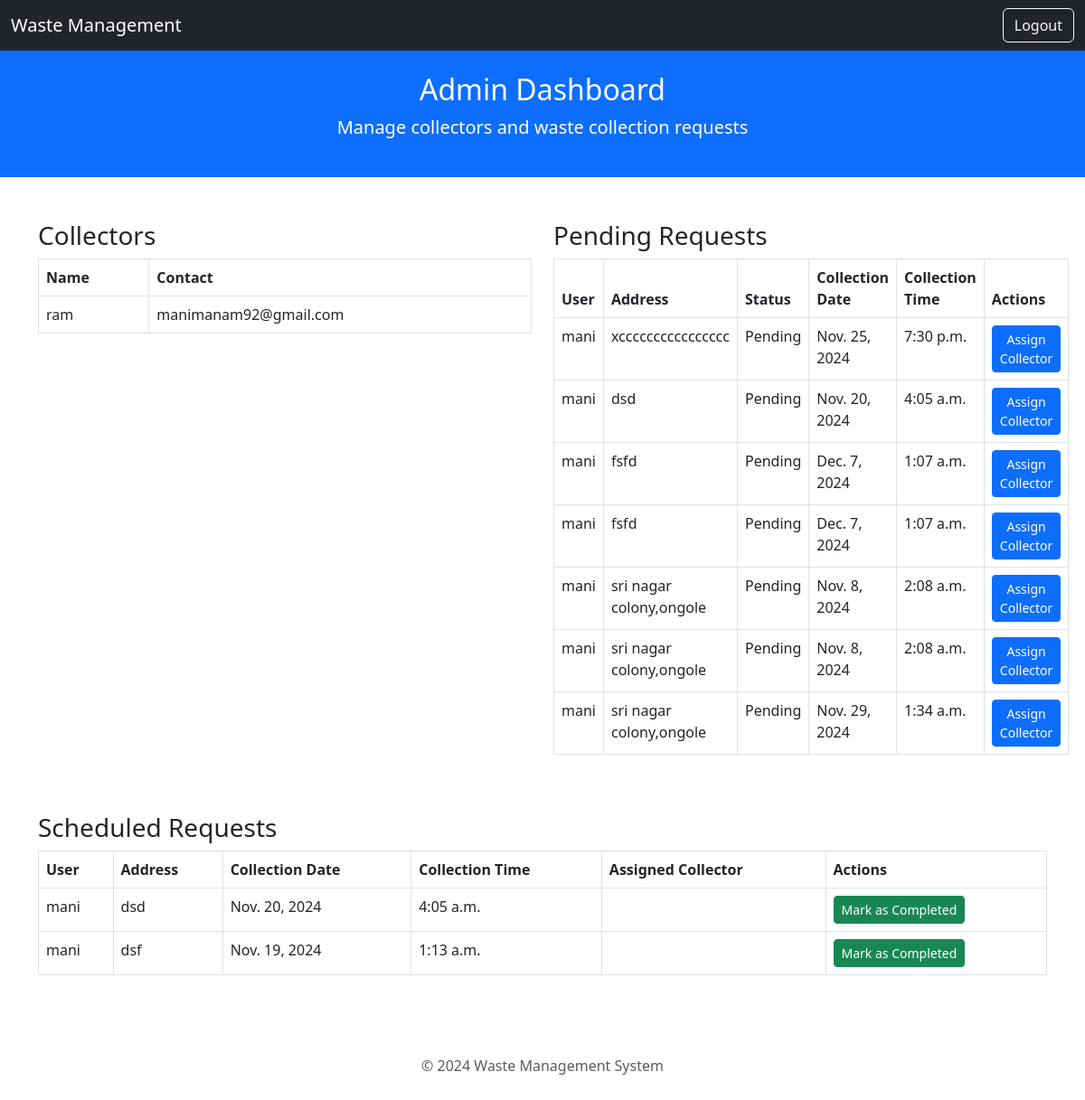
/admin-dashboard/ (signed in), run on the app's committed database.
### app/models.py (models this page shows)
class Collector(models.Model):
    name = models.CharField(max_length=100)
    email = models.EmailField(default='m@gmail.com')

class WasteCollectionRequest(models.Model):
    user = models.ForeignKey(User, on_delete=models.CASCADE)
    booking_id = models.AutoField(primary_key=True)
    collection_date = models.DateField()
    collection_time = models.TimeField()
    address = models.TextField()
    status = models.CharField(max_length=20, choices=[('Pending', 'Pending'), ('Scheduled', 'Scheduled'), ('Completed', 'Completed')], default='Pending')

### app/views.py (the view)
# urls.py: path('admin-dashboard/',views.admin_dashboard,name='admin_dashboard'),
@login_required
def admin_dashboard(request):
    if not request.user.is_superuser:
        return redirect('login')  # Restrict access to superusers only
    collectors = Collector.objects.all()
    pending_requests = WasteCollectionRequest.objects.filter(status='Pending')
    scheduled_requests = WasteCollectionRequest.objects.filter(status='Scheduled')
    context = {
        'collectors': collectors,
        'pending_requests': pending_requests,
        'scheduled_requests': scheduled_requests,
    }
    return render(request, 'admin_dashboard.html', context)

### app/templates/admin_dashboard.html (shortened to what this page needs)
<!DOCTYPE html>
<html lang="en">
<head>
    <link href="https://cdn.jsdelivr.net/npm/bootstrap@5.3.0/dist/css/bootstrap.min.css" rel="stylesheet">
</head>
<body>
    <nav class="navbar navbar-expand-lg navbar-dark bg-dark">
        <div class="container-fluid">
            <a class="navbar-brand" href="#">Waste Management</a>
            <div class="collapse navbar-collapse justify-content-end">
                <a href="{% url 'app:logout' %}" class="btn btn-outline-light">Logout</a>
            </div>
        </div>
    </nav>
    <header class="bg-primary text-white text-center py-4">
        <h2>Admin Dashboard</h2>
        <p class="lead">Manage collectors and waste collection requests</p>
    </header>
    <div class="container my-5">
        <div class="row">
            <div class="col-md-6">
                <h3>Collectors</h3>
                <table class="table table-bordered">
                    <thead>
                        <tr>
                            <th>Name</th>
                            <th>Contact</th>
                        </tr>
                    </thead>
                    <tbody>
                        {% for collector in collectors %}
                        <tr>
                            <td>{{ collector.name }}</td>
                            <td>{{ collector.email }}</td>
                        </tr>
                        {% endfor %}
                    </tbody>
                </table>
            </div>
            <div class="col-md-6">
                <h3>Pending Requests</h3>
                <table class="table table-bordered">
                    <thead>
                        <tr>
                            <th>User</th>
                            <th>Address</th>
                            <th>Status</th>
                            <th>Collection Date</th>
                            <th>Collection Time</th>
                            <th>Actions</th>
                        </tr>
                    </thead>
                    <tbody>
                        {% for request in pending_requests %}
                        <tr>
                            <td>{{ request.user.username }}</td>
                            <td>{{ request.address }}</td>
                            <td>{{ request.status }}</td>
                            <td>{{ request.collection_date }}</td>
                            <td>{{ request.collection_time }}</td>
                            <td>
                                <a href="{% url 'app:assign_collector' request.booking_id %}" class="btn btn-sm btn-primary">Assign Collector</a>
                            </td>
                        </tr>
                        {% endfor %}
                    </tbody>
                </table>
            </div>
        </div>
        <div class="row mt-5">
            <div class="col-md-12">
                <h3>Scheduled Requests</h3>
                <table class="table table-bordered">
                    <thead>
                        <tr>
                            <th>User</th>
                            <th>Address</th>
                            <th>Collection Date</th>
                            <th>Collection Time</th>
                            <th>Assigned Collector</th>
                            <th>Actions</th>
                        </tr>
                    </thead>
                    <tbody>
                        {% for request in scheduled_requests %}
                        <tr>
                            <td>{{ request.user.username }}</td>
                            <td>{{ request.address }}</td>
                            <td>{{ request.collection_date }}</td>
                            <td>{{ request.collection_time }}</td>
                            <td>{{ request.collector.name }}</td>
                            <td>
                                <a href="{% url 'app:mark_as_completed' request.booking_id %}" class="btn btn-sm btn-success">Mark as Completed</a>
                            </td>
                        </tr>
                        {% endfor %}
                    </tbody>
                </table>
            </div>
        </div>
    </div>
    <footer class="text-center py-3">
        <p class="text-muted mt-2">© 2024 Waste Management System</p>
    </footer>
</body>
</html>

### data on the page
Collector: name "ram", email "manimanam92@gmail.com"
WasteCollectionRequest: user.username "mani", address "xcccccccccccccccc", status "Pending", collection_date "Nov. 25, 2024", collection_time "7:30 p.m."
WasteCollectionRequest: user.username "mani", address "dsd", status "Pending", collection_date "Nov. 20, 2024", collection_time "4:05 a.m."
WasteCollectionRequest: user.username "mani", address "fsfd", status "Pending", collection_date "Dec. 7, 2024", collection_time "1:07 a.m."
WasteCollectionRequest: user.username "mani", address "fsfd", status "Pending", collection_date "Dec. 7, 2024", collection_time "1:07 a.m."
WasteCollectionRequest: user.username "mani", address "sri nagar colony,ongole", status "Pending", collection_date "Nov. 8, 2024", collection_time "2:08 a.m."
WasteCollectionRequest: user.username "mani", address "sri nagar colony,ongole", status "Pending", collection_date "Nov. 8, 2024", collection_time "2:08 a.m."
WasteCollectionRequest: user.username "mani", address "sri nagar colony,ongole", status "Pending", collection_date "Nov. 29, 2024", collection_time "1:34 a.m."
WasteCollectionRequest: user.username "mani", address "dsd", collection_date "Nov. 20, 2024", collection_time "4:05 a.m."
WasteCollectionRequest: user.username "mani", address "dsf", collection_date "Nov. 19, 2024", collection_time "1:13 a.m."
